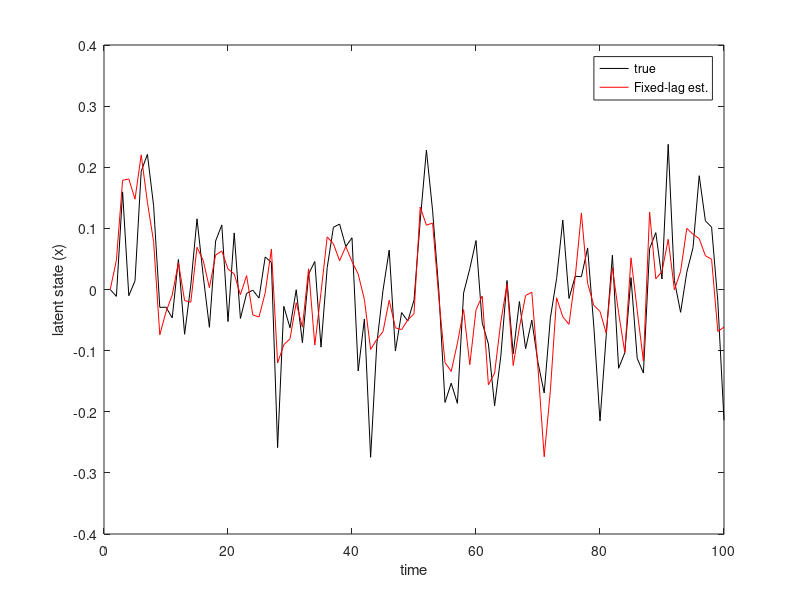

Source code (MATLAB):
%-------------------------------------------------------------------
% Simple introductionary example to particle filtering
% in a linear Gaussian state space model
%
% Written by: Johan Dahlin, Linköping University, Sweden
%             (johan.dahlin (at) isy.liu.se)
%               
% Date:       2013-03-20
%
%-------------------------------------------------------------------

clear all;

%-------------------------------------------------------------------
% Parameters
%-------------------------------------------------------------------
sys.a=0.5;              % Scale parameter in the process model
sys.c=1;                % Scale parameter in the observation model
sys.sigmav=0.1;         % Standard deviation of the process noise
sys.sigmae=0.1;         % Standard deviation of the measurement noise
sys.T=100;              % Number of time steps
par.N=1000;             % Number of particles
par.fixedlag=10;        % The lag in the smoother 
                        % (optimal MSE if log(sys.T))

%-------------------------------------------------------------------
% Generate data
%-------------------------------------------------------------------
% The system is
% x(t+1) = sys.a * x(t) + v(t),   v~N(0,sys.sigmav^2)
% y(t)   = sys.c * x(t) + e(t),   e~N(0,sys.sigmae^2)
%

% Set initial state
x(1)=0;            

for tt=1:sys.T
   x(tt+1) =sys.a*x(tt)+sys.sigmav*randn; 
   y(tt)   =sys.c*x(tt)+sys.sigmae*randn;
end
x=x(1:sys.T);

%-------------------------------------------------------------------
% Particle filter
%-------------------------------------------------------------------
p(:,1)=zeros(par.N,1);  % Set initial particle states

for tt=1:sys.T
   % Selection (resampling) and mutation (propagation)
   if ~(tt==1)
      a(:,tt)=randsample(par.N,par.N,'true',W(:,tt-1));
      p(:,tt)=sys.a*p(a(:,tt),tt-1)+sys.sigmav*randn(par.N,1);
   end
   
   % Calculate weights 
   w(:,tt)=normpdf(y(tt),sys.c*p(:,tt),sys.sigmae);
   
   % Normalise of weights
   W(:,tt)=w(:,tt)/sum(w(:,tt));
   
   % Calculate state estimate
   xhatPF(tt)=W(:,tt)'*p(:,tt);
end

%-------------------------------------------------------------------
% Fixed-lag smoothing
%-------------------------------------------------------------------

for tt=1:sys.T
   % reconstruct particle trajectory
   atmp=1:par.N;
   for ii=(min(tt+par.fixedlag,sys.T)):-1:(tt+1); atmp=a(atmp,ii); end    

   % calculate the smoothed estimate
   xhatFL(tt)=W(:,min(tt+par.fixedlag,sys.T))'*p(atmp,tt);
end


%-------------------------------------------------------------------
% Plot the true and estimated states
%-------------------------------------------------------------------
plot(1:sys.T,x,'k',1:sys.T,xhatFL,'r');
xlabel('time'); ylabel('latent state (x)');
legend('true','Fixed-lag est.');